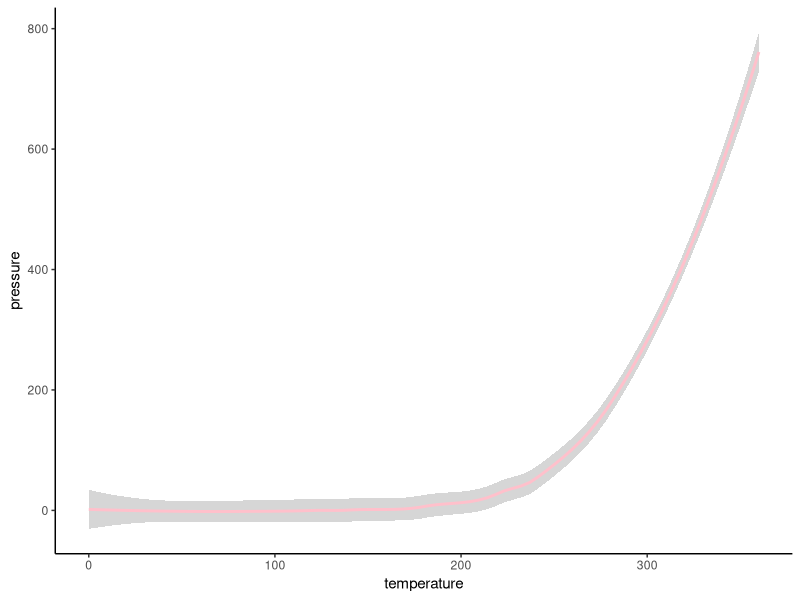

Write R code to recreate this figure.
## ---- chunk 1
knitr::opts_chunk$set(echo = TRUE)
## ---- chunk 2
summary(cars)
## ---- chunk 3
ggplot2::ggplot(pressure, ggplot2::aes(x = temperature, y = pressure)) + ggplot2::geom_smooth(colour ="pink") + ggplot2::theme_classic()
